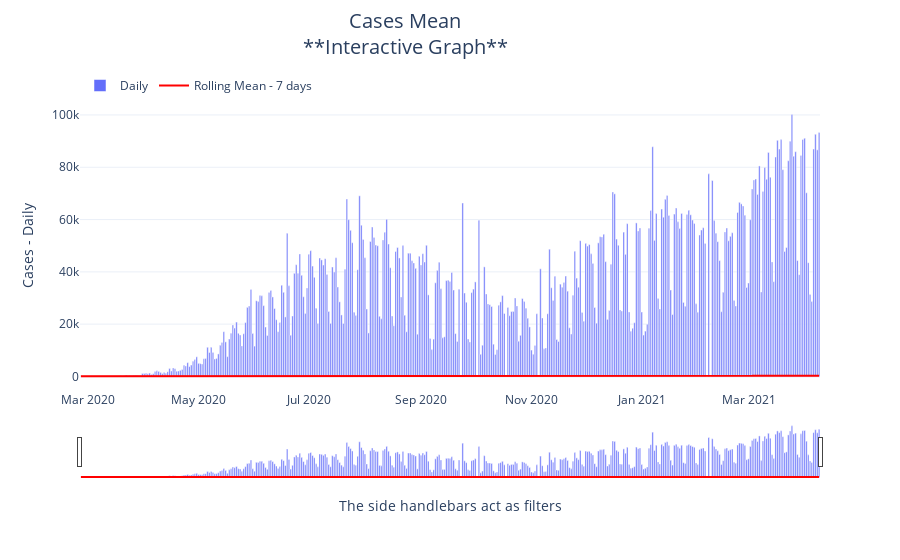

Notebook code for this chart:
### Code cell
plotagem_media_movel(to_plot, 
                     'date', 
                     'new_cases', 
                     'new_cases_per_million_rollmean7',	
                     'Cases Mean')

### Figure 1 — Plotly figure (JSON) as saved in the notebook; plotly's stock layout.template omitted (floating-point values rounded to 4 significant figures; data arrays with more than 128 entries replaced by an {"elided": "..."} marker saying what was removed)
{"data": [{"name": "Daily", "type": "bar", "x": {"elided": "409 str values"}, "y": {"elided": "409 int values"}}, {"marker": {"color": "Red", "line": {"color": "Red", "width": 20}, "size": 120}, "mode": "lines", "name": "Rolling Mean - 7 days", "type": "scatter", "x": {"elided": "409 str values"}, "y": {"elided": "409 float values"}}], "layout": {"hovermode": "closest", "legend": {"orientation": "h", "x": 0, "y": 1}, "title": {"font": {"size": 20}, "text": "Cases Mean<br>**Interactive Graph**", "x": 0.45, "xanchor": "center", "y": 0.95, "yanchor": "top"}, "xaxis": {"rangeslider": {"visible": true}, "showgrid": false, "title": {"text": "The side handlebars act as filters"}, "type": "date"}, "yaxis": {"title": {"text": "Cases - Daily "}}}}
